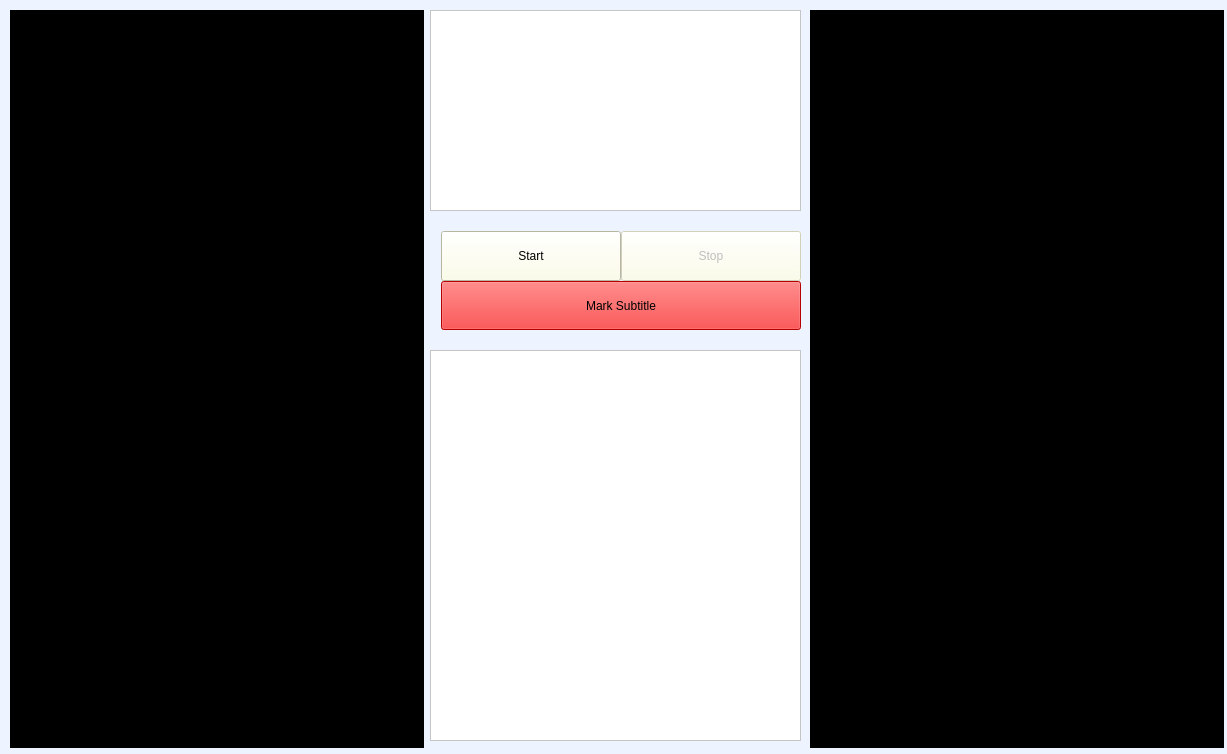
<?xml version="1.0" encoding="UTF-8"?>
<ui version="4.0">
 <class>ShironekoTranslateClass</class>
 <widget class="QMainWindow" name="ShironekoTranslateClass">
  <property name="geometry">
   <rect>
    <x>0</x>
    <y>0</y>
    <width>1227</width>
    <height>754</height>
   </rect>
  </property>
  <property name="sizePolicy">
   <sizepolicy hsizetype="Fixed" vsizetype="Fixed">
    <horstretch>0</horstretch>
    <verstretch>0</verstretch>
   </sizepolicy>
  </property>
  <property name="windowTitle">
   <string>Translate 1.0 - by lc</string>
  </property>
  <property name="windowIcon">
   <iconset resource="shironekotranslate.qrc">
    <normaloff>:/ShironekoTranslate/shironeko.ico</normaloff>:/ShironekoTranslate/shironeko.ico</iconset>
  </property>
  <property name="styleSheet">
   <string notr="true">background: rgb(237, 243, 255)</string>
  </property>
  <widget class="QWidget" name="centralWidget">
   <widget class="QLabel" name="imageLabel">
    <property name="geometry">
     <rect>
      <x>10</x>
      <y>10</y>
      <width>414</width>
      <height>738</height>
     </rect>
    </property>
    <property name="styleSheet">
     <string notr="true">background:#000</string>
    </property>
    <property name="text">
     <string/>
    </property>
    <property name="scaledContents">
     <bool>true</bool>
    </property>
    <property name="alignment">
     <set>Qt::AlignCenter</set>
    </property>
   </widget>
   <widget class="QTextBrowser" name="doneTextPreview">
    <property name="enabled">
     <bool>true</bool>
    </property>
    <property name="geometry">
     <rect>
      <x>430</x>
      <y>10</y>
      <width>371</width>
      <height>201</height>
     </rect>
    </property>
    <property name="styleSheet">
     <string notr="true">background-color: rgb(255, 255, 255);</string>
    </property>
    <property name="acceptRichText">
     <bool>false</bool>
    </property>
   </widget>
   <widget class="QWidget" name="gridLayoutWidget">
    <property name="geometry">
     <rect>
      <x>430</x>
      <y>220</y>
      <width>371</width>
      <height>121</height>
     </rect>
    </property>
    <layout class="QGridLayout" name="gridLayout">
     <property name="rightMargin">
      <number>0</number>
     </property>
     <property name="spacing">
      <number>0</number>
     </property>
     <item row="0" column="2">
      <widget class="QPushButton" name="stopButton">
       <property name="enabled">
        <bool>false</bool>
       </property>
       <property name="sizePolicy">
        <sizepolicy hsizetype="Expanding" vsizetype="Expanding">
         <horstretch>0</horstretch>
         <verstretch>0</verstretch>
        </sizepolicy>
       </property>
       <property name="cursor">
        <cursorShape>PointingHandCursor</cursorShape>
       </property>
       <property name="autoFillBackground">
        <bool>false</bool>
       </property>
       <property name="styleSheet">
        <string notr="true">background-color: rgb(255, 255, 228);
border-color: rgb(7, 7, 7);</string>
       </property>
       <property name="text">
        <string>Stop</string>
       </property>
       <property name="flat">
        <bool>false</bool>
       </property>
      </widget>
     </item>
     <item row="1" column="1" colspan="2">
      <widget class="QPushButton" name="tickButton">
       <property name="sizePolicy">
        <sizepolicy hsizetype="Minimum" vsizetype="Expanding">
         <horstretch>0</horstretch>
         <verstretch>0</verstretch>
        </sizepolicy>
       </property>
       <property name="styleSheet">
        <string notr="true">background-color: rgb(255, 0, 0);</string>
       </property>
       <property name="text">
        <string>Mark Subtitle</string>
       </property>
      </widget>
     </item>
     <item row="0" column="1">
      <widget class="QPushButton" name="startButton">
       <property name="sizePolicy">
        <sizepolicy hsizetype="Expanding" vsizetype="Expanding">
         <horstretch>0</horstretch>
         <verstretch>0</verstretch>
        </sizepolicy>
       </property>
       <property name="cursor">
        <cursorShape>PointingHandCursor</cursorShape>
       </property>
       <property name="autoFillBackground">
        <bool>false</bool>
       </property>
       <property name="styleSheet">
        <string notr="true">background-color: rgb(255, 255, 228);
border-color: rgb(7, 7, 7);</string>
       </property>
       <property name="text">
        <string>Start</string>
       </property>
       <property name="flat">
        <bool>false</bool>
       </property>
      </widget>
     </item>
    </layout>
   </widget>
   <widget class="QLabel" name="resultImage">
    <property name="geometry">
     <rect>
      <x>810</x>
      <y>10</y>
      <width>414</width>
      <height>738</height>
     </rect>
    </property>
    <property name="styleSheet">
     <string notr="true">background:#000</string>
    </property>
    <property name="text">
     <string>TextLabel</string>
    </property>
    <property name="scaledContents">
     <bool>true</bool>
    </property>
    <property name="alignment">
     <set>Qt::AlignBottom|Qt::AlignHCenter</set>
    </property>
   </widget>
   <widget class="QTextBrowser" name="comingTextPreview">
    <property name="geometry">
     <rect>
      <x>430</x>
      <y>350</y>
      <width>371</width>
      <height>391</height>
     </rect>
    </property>
    <property name="styleSheet">
     <string notr="true">background-color: rgb(255, 255, 255);</string>
    </property>
    <property name="readOnly">
     <bool>false</bool>
    </property>
    <property name="acceptRichText">
     <bool>false</bool>
    </property>
   </widget>
   <widget class="QPushButton" name="resultLabelUpClickArea">
    <property name="geometry">
     <rect>
      <x>814</x>
      <y>12</y>
      <width>411</width>
      <height>731</height>
     </rect>
    </property>
    <property name="cursor">
     <cursorShape>PointingHandCursor</cursorShape>
    </property>
    <property name="text">
     <string/>
    </property>
    <property name="flat">
     <bool>true</bool>
    </property>
   </widget>
  </widget>
 </widget>
 <layoutdefault spacing="6" margin="11"/>
 <resources>
  <include location="shironekotranslate.qrc"/>
 </resources>
 <connections>
  <connection>
   <sender>resultLabelUpClickArea</sender>
   <signal>clicked()</signal>
   <receiver>startButton</receiver>
   <slot>click()</slot>
   <hints>
    <hint type="sourcelabel">
     <x>1019</x>
     <y>177</y>
    </hint>
    <hint type="destinationlabel">
     <x>523</x>
     <y>250</y>
    </hint>
   </hints>
  </connection>
 </connections>
</ui>
